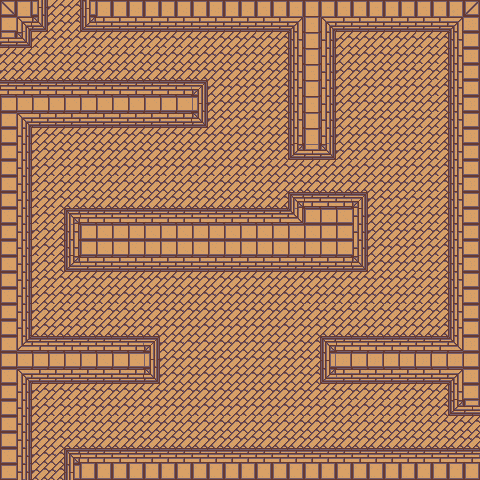

The image is a tile-based game level rendered from a .tmx file. Its description and complete source (layers, tilesets, objects, tile grids) follow:
An orthogonal 30x30 tile map with 16x16 px tiles, 1 tile layer (background), 3 tilesets and 12 objects.

<map version="1.0" orientation="orthogonal" renderorder="right-down" width="30" height="30" tilewidth="16" tileheight="16" nextobjectid="40">
 <tileset firstgid="1" name="tileset_1" tilewidth="16" tileheight="16" tilecount="1200" columns="40">
  <image source="tileset_1.png" width="640" height="480" />
 </tileset>
 <tileset firstgid="1201" name="player" tilewidth="32" tileheight="32" tilecount="1" columns="1">
  <image source="../../img/player_stand.png" width="32" height="36" />
 </tileset>
 <tileset firstgid="1202" name="scarab" tilewidth="64" tileheight="32" tilecount="1" columns="1">
  <image source="../../img/scarab.png" width="64" height="32" />
 </tileset>
 <layer name="background" width="30" height="30">
  <data encoding="csv">
1,4,283,83,84,281,3,3,3,3,3,3,3,3,3,3,4,4,4,4,4,4,4,4,4,4,4,4,5,6,
121,42,323,123,124,321,43,43,43,43,43,43,43,43,43,43,44,44,45,4,42,44,44,44,44,44,44,44,45,46,
322,323,83,124,124,84,84,84,84,84,84,84,84,84,84,84,83,84,85,4,122,83,84,84,84,84,83,84,85,86,
83,83,83,83,83,83,83,83,83,83,83,83,84,124,124,124,123,124,85,4,122,123,124,124,124,124,83,84,85,86,
123,123,123,123,123,123,123,123,123,123,123,123,124,124,124,124,123,124,85,4,122,123,124,124,124,124,83,84,85,86,
163,163,163,163,163,163,163,163,163,163,163,163,243,123,124,124,123,124,85,4,122,123,124,124,124,124,83,83,85,86,
81,81,81,81,81,81,81,81,81,81,81,81,283,123,124,124,123,124,85,4,122,123,124,124,124,124,123,83,85,86,
161,42,44,44,44,44,44,44,44,44,44,44,323,123,124,124,123,124,85,4,122,123,124,124,124,124,124,83,85,86,
81,82,83,84,84,84,84,84,84,84,84,84,84,124,124,124,123,124,85,4,122,123,124,124,124,124,83,84,85,86,
121,122,123,124,124,124,124,124,124,124,124,124,124,124,124,124,123,124,321,322,323,124,124,124,124,124,83,84,85,86,
121,122,123,83,84,124,124,124,124,124,124,124,124,124,124,124,124,83,83,83,83,83,83,83,84,124,83,84,85,86,
121,122,123,83,83,83,83,83,83,83,83,83,83,83,83,83,83,123,123,123,123,123,123,123,124,124,83,84,85,86,
121,122,83,123,123,123,123,123,123,123,123,123,123,123,123,123,123,124,241,163,163,164,243,123,124,124,83,84,85,86,
121,122,83,84,241,163,163,163,163,163,163,163,163,163,163,163,163,164,165,121,121,121,122,123,124,124,83,84,85,86,
161,122,83,84,85,121,121,121,121,121,121,121,121,121,121,121,121,121,121,121,121,121,122,123,124,124,83,84,85,86,
121,122,83,84,125,121,121,121,121,121,121,121,121,121,121,121,121,121,121,121,121,121,122,123,124,124,83,84,85,86,
121,122,83,84,321,44,44,44,44,44,44,44,44,44,44,44,44,44,44,44,44,44,323,123,124,124,83,84,85,86,
121,122,123,124,84,84,84,84,84,84,84,84,84,84,84,84,84,84,84,84,84,84,84,124,124,124,83,84,85,86,
121,122,83,84,124,124,124,124,124,124,124,124,124,124,124,124,124,124,124,124,124,124,124,124,124,124,83,84,85,86,
121,122,83,84,84,124,83,84,84,84,124,124,124,124,124,124,124,124,124,83,83,83,83,83,83,83,83,84,85,86,
121,122,123,124,124,84,84,124,124,124,124,124,124,124,124,124,124,124,83,123,123,123,123,123,123,123,123,124,125,126,
121,162,163,164,164,164,164,164,164,243,123,124,124,124,124,124,124,124,123,124,241,163,163,163,163,163,163,164,165,86,
121,121,121,121,121,121,121,121,121,283,123,124,124,124,124,124,124,124,123,124,281,86,86,86,86,86,86,86,86,86,
121,42,44,44,44,44,44,44,44,323,123,124,124,124,124,124,124,124,123,124,321,44,44,44,44,44,44,44,45,86,
121,122,83,84,84,84,84,84,84,84,124,124,124,124,124,124,124,124,124,124,84,84,84,84,84,84,83,84,85,126,
121,122,83,83,84,124,124,124,124,124,124,124,124,124,124,124,124,124,124,124,83,83,83,83,83,83,123,124,321,322,
121,122,123,83,83,83,83,83,83,83,83,83,83,83,83,83,83,83,83,83,123,123,83,83,83,83,83,83,83,84,
121,122,123,123,123,123,123,123,123,123,123,123,123,123,123,123,123,123,123,123,123,124,123,123,123,123,123,123,123,124,
121,122,123,124,241,163,163,163,163,163,163,163,163,163,163,163,163,163,163,163,163,163,163,163,163,163,163,163,163,164,
121,122,123,124,281,204,204,204,204,204,204,204,204,204,204,204,204,204,204,204,204,204,204,204,204,204,204,204,204,204
</data>
 </layer>
 <objectgroup name="enemies" />
 <objectgroup name="solids">
  <object id="28" x="0" y="0" width="48" height="32" />
  <object id="29" x="0" y="32" width="32" height="16" />
  <object id="30" x="80" y="0" width="400" height="32" />
  <object id="31" x="288" y="32" width="48" height="128" />
  <object id="32" x="0" y="80" width="208" height="48" />
  <object id="33" x="0" y="128" width="32" height="352" />
  <object id="34" x="32" y="336" width="128" height="48" />
  <object id="35" x="64" y="448" width="416" height="32" />
  <object id="36" x="64" y="208" width="304" height="64" />
  <object id="37" x="288" y="192" width="80" height="16" />
  <object id="38" x="448" y="32" width="32" height="384" />
  <object id="39" x="320" y="336" width="128" height="48" />
 </objectgroup>
 <objectgroup name="player" />
</map>
